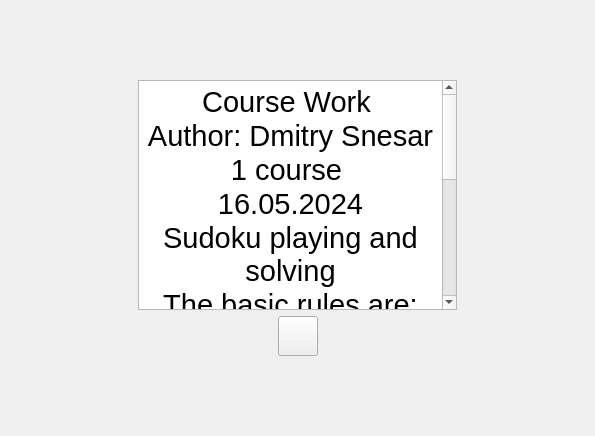
<?xml version="1.0" encoding="UTF-8"?>
<ui version="4.0">
 <class>Info</class>
 <widget class="QWidget" name="Info">
  <property name="geometry">
   <rect>
    <x>0</x>
    <y>0</y>
    <width>595</width>
    <height>436</height>
   </rect>
  </property>
  <property name="windowTitle">
   <string>Form</string>
  </property>
  <layout class="QGridLayout" name="gridLayout" rowstretch="2,8,2" columnstretch="2,5,2">
   <item row="0" column="1">
    <spacer name="horizontalSpacer_3">
     <property name="orientation">
      <enum>Qt::Horizontal</enum>
     </property>
     <property name="sizeHint" stdset="0">
      <size>
       <width>310</width>
       <height>20</height>
      </size>
     </property>
    </spacer>
   </item>
   <item row="1" column="0">
    <spacer name="verticalSpacer">
     <property name="orientation">
      <enum>Qt::Vertical</enum>
     </property>
     <property name="sizeHint" stdset="0">
      <size>
       <width>20</width>
       <height>267</height>
      </size>
     </property>
    </spacer>
   </item>
   <item row="1" column="1">
    <layout class="QVBoxLayout" name="verticalLayout">
     <item>
      <widget class="QTextBrowser" name="textBrowser">
       <property name="html">
        <string>&lt;!DOCTYPE HTML PUBLIC &quot;-//W3C//DTD HTML 4.0//EN&quot; &quot;http://www.w3.org/TR/REC-html40/strict.dtd&quot;&gt;
&lt;html&gt;&lt;head&gt;&lt;meta name=&quot;qrichtext&quot; content=&quot;1&quot; /&gt;&lt;meta charset=&quot;utf-8&quot; /&gt;&lt;style type=&quot;text/css&quot;&gt;
p, li { white-space: pre-wrap; }
hr { height: 1px; border-width: 0; }
li.unchecked::marker { content: &quot;\2610&quot;; }
li.checked::marker { content: &quot;\2612&quot;; }
&lt;/style&gt;&lt;/head&gt;&lt;body style=&quot; font-family:'Ubuntu'; font-size:11pt; font-weight:400; font-style:normal;&quot;&gt;
&lt;p align=&quot;center&quot; style=&quot; margin-top:0px; margin-bottom:0px; margin-left:0px; margin-right:0px; -qt-block-indent:0; text-indent:0px;&quot;&gt;&lt;span style=&quot; font-size:22pt;&quot;&gt;Course Work &lt;/span&gt;&lt;/p&gt;
&lt;p align=&quot;center&quot; style=&quot; margin-top:0px; margin-bottom:0px; margin-left:0px; margin-right:0px; -qt-block-indent:0; text-indent:0px;&quot;&gt;&lt;span style=&quot; font-size:22pt;&quot;&gt;Author: Dmitry Snesar&lt;/span&gt;&lt;/p&gt;
&lt;p align=&quot;center&quot; style=&quot; margin-top:0px; margin-bottom:0px; margin-left:0px; margin-right:0px; -qt-block-indent:0; text-indent:0px;&quot;&gt;&lt;span style=&quot; font-size:22pt;&quot;&gt;1 course &lt;/span&gt;&lt;/p&gt;
&lt;p align=&quot;center&quot; style=&quot; margin-top:0px; margin-bottom:0px; margin-left:0px; margin-right:0px; -qt-block-indent:0; text-indent:0px;&quot;&gt;&lt;span style=&quot; font-size:22pt;&quot;&gt;16.05.2024&lt;/span&gt;&lt;/p&gt;
&lt;p align=&quot;center&quot; style=&quot; margin-top:0px; margin-bottom:0px; margin-left:0px; margin-right:0px; -qt-block-indent:0; text-indent:0px;&quot;&gt;&lt;span style=&quot; font-size:22pt;&quot;&gt;Sudoku playing and solving&lt;/span&gt;&lt;/p&gt;
&lt;p align=&quot;center&quot; style=&quot; margin-top:0px; margin-bottom:0px; margin-left:0px; margin-right:0px; -qt-block-indent:0; text-indent:0px;&quot;&gt;&lt;span style=&quot; font-size:22pt;&quot;&gt;The basic rules are: Each column must contain the digits 1-9 without repetition. Each row must contain the digits 1-9 without repetition. Each of the nine 3x3 sub-grids must contain the digits 1-9 without repetition.&lt;/span&gt;&lt;/p&gt;&lt;/body&gt;&lt;/html&gt;</string>
       </property>
      </widget>
     </item>
     <item>
      <layout class="QHBoxLayout" name="horizontalLayout">
       <item>
        <spacer name="horizontalSpacer">
         <property name="orientation">
          <enum>Qt::Horizontal</enum>
         </property>
         <property name="sizeHint" stdset="0">
          <size>
           <width>40</width>
           <height>20</height>
          </size>
         </property>
        </spacer>
       </item>
       <item>
        <widget class="QPushButton" name="pushButton">
         <property name="minimumSize">
          <size>
           <width>40</width>
           <height>40</height>
          </size>
         </property>
         <property name="text">
          <string/>
         </property>
        </widget>
       </item>
       <item>
        <spacer name="horizontalSpacer_2">
         <property name="orientation">
          <enum>Qt::Horizontal</enum>
         </property>
         <property name="sizeHint" stdset="0">
          <size>
           <width>40</width>
           <height>20</height>
          </size>
         </property>
        </spacer>
       </item>
      </layout>
     </item>
    </layout>
   </item>
   <item row="1" column="2">
    <spacer name="verticalSpacer_2">
     <property name="orientation">
      <enum>Qt::Vertical</enum>
     </property>
     <property name="sizeHint" stdset="0">
      <size>
       <width>20</width>
       <height>267</height>
      </size>
     </property>
    </spacer>
   </item>
   <item row="2" column="1">
    <spacer name="horizontalSpacer_4">
     <property name="orientation">
      <enum>Qt::Horizontal</enum>
     </property>
     <property name="sizeHint" stdset="0">
      <size>
       <width>310</width>
       <height>20</height>
      </size>
     </property>
    </spacer>
   </item>
  </layout>
 </widget>
 <resources/>
 <connections/>
</ui>
